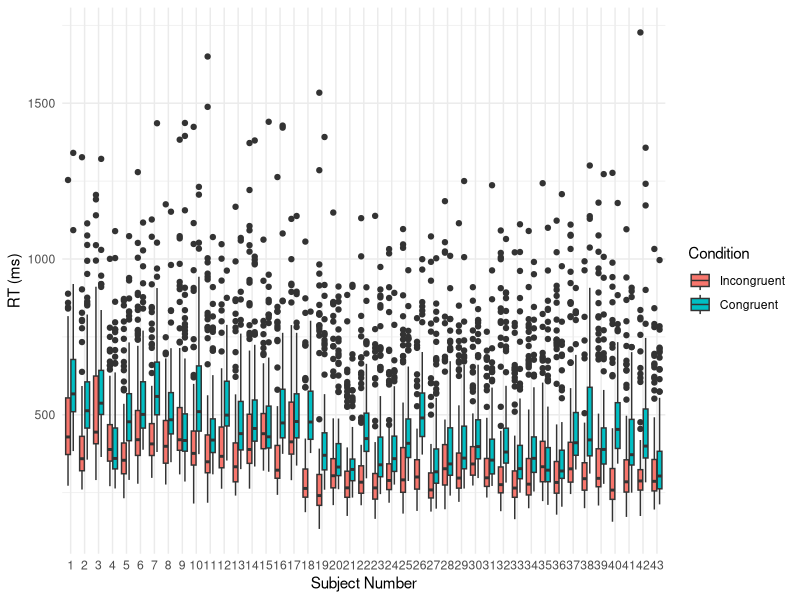

Write R code to recreate this figure.
## ---- chunk 1
knitr::opts_chunk$set(echo = TRUE)


set.seed(1)  # Ensures reproducible results
library(ggplot2)
library(tidyverse)
theme_set(theme_minimal())  # My personal preference for less ugly default plots

## ---- chunk 2
#q3 <- c()
## ---- chunk 3
#(P1 <- )
## ---- chunk 4
#(P2 <- )
## ---- chunk 5

## ---- chunk 6

## ---- chunk 7

## ---- chunk 8
set.seed(2026)
p_grid <- seq( from=0 , to=1 , length.out=1000 )
prior <- rep( 1 , 1000 )
likelihood <- dbinom( 6 , size=9 , prob=p_grid )
posterior <- likelihood * prior
posterior <- posterior / sum(posterior)
set.seed(100)
samples <- sample( p_grid , prob=posterior , size=1e4 , replace=TRUE )
## ---- chunk 9
#(A7 <- )
## ---- chunk 10
#(B7 <- )
## ---- chunk 11
#(C7 <- )
## ---- chunk 12
p_grid <- seq( from=0 , to=1 , length.out=1000 )
prior <- dbeta(p_grid, 7, 30) 
likelihood <- dbinom( 6 , size=9 , prob=p_grid )
posterior <- likelihood * prior
posterior <- posterior / sum(posterior)
set.seed(100)
samples <- sample( p_grid , prob=posterior , size=1e4 , replace=TRUE )
## ---- chunk 13
#(D7 <- )
## ---- chunk 14
#(E7 <- )
## ---- chunk 15
#(F7 <- )
## ---- chunk 16
#(G7 <- )
## ---- chunk 17
def1 <- 'y(i) ~ Normal(mu, sigma)'

def2 <- 'mu ~ Normal(5, 30)'

def3 <- 'sigma ~ Beta(3,25)'

#likelihood <- 
#mu_prior <- 
#sigma_prior <- 
## ---- chunk 18
#n_params <- 
## ---- chunk 19
#Load the Howell height data, remove adults, and mean-center
#data("Howell1")

## ---- chunk 20

## ---- chunk 21

## ---- chunk 22

## ---- chunk 23
#read in the stroop data
Stroop_Data <- read.csv("stroop_dataset_HW1.csv")

ggplot(Stroop_Data, aes(x=as.factor(subject_num), y=RT, fill=as.factor(Condition))) + 
    geom_boxplot() +
  scale_fill_discrete(name = "Condition", labels = c("Incongruent", "Congruent")) +
  xlab("Subject Number") +
  ylab("RT (ms)")
## ---- chunk 24

## ---- chunk 25

## ---- chunk 26

## ---- chunk 27

## ---- chunk 28

## ---- chunk 29

## ---- chunk 30
#(beta_hat = ) 
## ---- chunk 31
